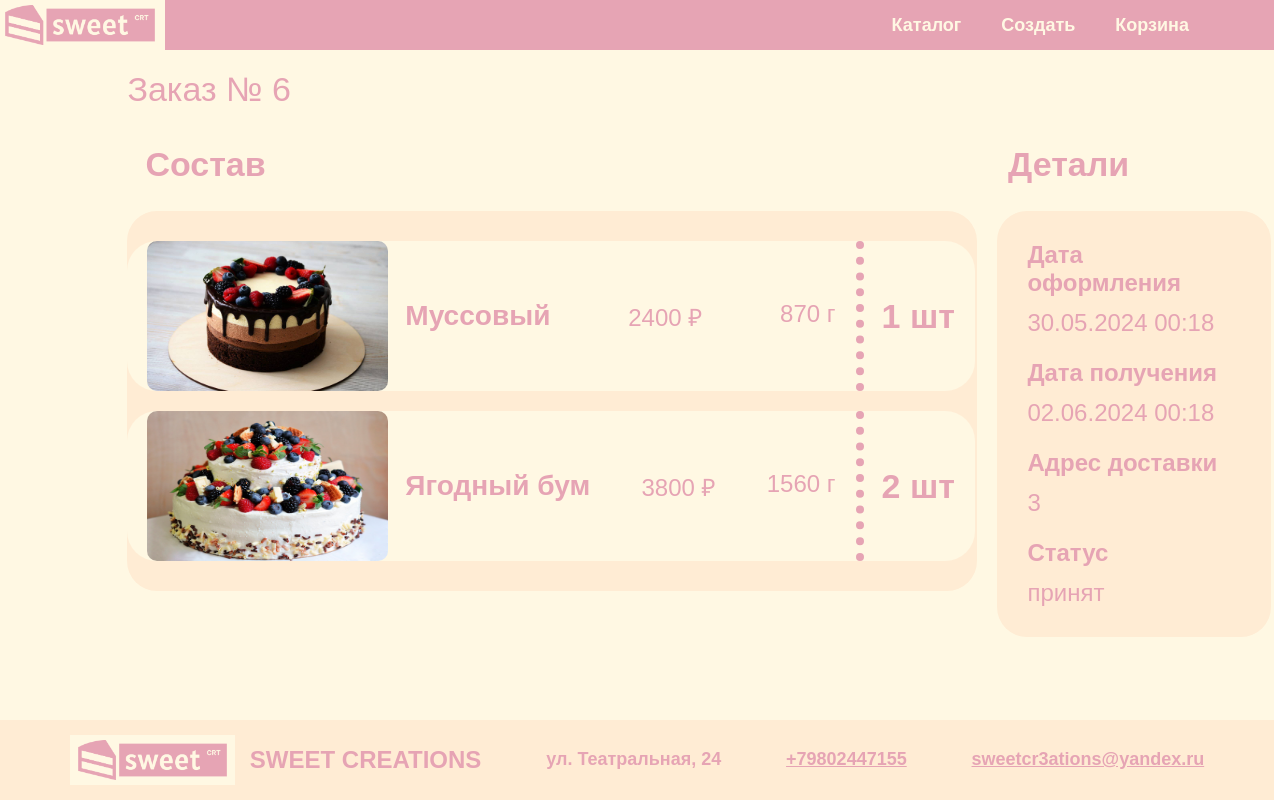
Screenshot of /order_details/6/ (signed in) with the database file from the repository.
### main/models.py (models this page shows, shortened)
class Order(models.Model):
    order_id = models.AutoField(db_column='order_ID', primary_key=True)
    date = models.TextField()
    delivery_date = models.TextField()
    price = models.FloatField()
    delivery_address = models.TextField()
    status = models.TextField()
    user = models.ForeignKey('User', models.DO_NOTHING, db_column='user_ID', null=True, blank=True)
    class Meta:
        db_table = 'Order'

class Cake(models.Model):
    cake_id = models.AutoField(db_column='cake_ID', primary_key=True)
    weight = models.IntegerField()
    cost = models.TextField()
    layers_count = models.IntegerField()
    text = models.TextField(blank=True, null=True)
    name = models.TextField(blank=True, null=True)
    constructor_image = models.TextField(blank=True, null=True)
    preview_image = models.TextField(blank=True, null=True)
    cake_size = models.ForeignKey('CakeSize', models.DO_NOTHING, db_column='cake_size_ID')
    cake_shape = models.ForeignKey('CakeShape', models.DO_NOTHING, db_column='cake_shape_ID')
    cake_coverage = models.ForeignKey('CakeCoverage', models.DO_NOTHING, db_column='cake_coverage_ID', default=4)
    cake_topping = models.ForeignKey('CakeTopping', models.DO_NOTHING, db_column='cake_topping_ID', default=4)
    cake_addition = models.ForeignKey('CakeAddition', models.DO_NOTHING, db_column='cake_addition_ID', default=5)
    cake_addition_perimeter = models.ForeignKey('CakeAddition', models.DO_NOTHING, db_column='cake_addition_ID_perimeter', related_name='cake_addition_perimeter', null=True, blank=True)
    is_users = models.BooleanField(default=False)
    class Meta:
        db_table = 'Cake'

### main/views.py (the view)
# urls.py: path('order_details/<int:order_id>/', order_details, name='order_details'),
@login_required
def order_details(request, order_id):
    order = get_object_or_404(Order, pk=order_id)
    order_contents = OrderContent.objects.filter(order=order)
    grouped_order_contents = {}
    for item in order_contents:
        if item.cake.pk in grouped_order_contents:
            grouped_order_contents[item.cake.pk]['quantity'] += 1
        else:
            grouped_order_contents[item.cake.pk] = {
                'cake': item.cake,
                'quantity': 1
            }
    return render(request, 'main/order_details.html', {
        'order': order,
        'order_contents': grouped_order_contents.values()
    })

### main/templatetags/custom_filters.py (called while the page is built)
@register.filter(name='format_date')
def format_date(value, date_format="%d.%m.%Y %H:%M"):
    if isinstance(value, datetime.datetime):
        return value.strftime(date_format)
    if isinstance(value, str):
        try:
            dt_value = datetime.datetime.fromisoformat(value)
            return dt_value.strftime(date_format)
        except ValueError:
            return value
    return value

### main/templates/main/order_details.html (shortened to what this page needs)
{% extends 'main/base.html' %}
{% load static %}
{% load custom_filters %}
{% block content %}
   <h1 class="order-number">
        <span>Заказ №</span>
        <span>{{ order.pk }}</span>
      </h1>
    <div class="order-details ">
      <section class="order-structure">
        <header class="order-header">
          <h2 class="order-title">Состав</h2>
        </header>
        <div class="order-items">
          {% for item in order_contents %}
          <article class="order-item">
            <div class="item-details">
              <img src="{% static item.cake.preview_image %}" alt="{{ item.cake.name }}"  />
              <div class="item-info">
                <h3 class="item-name">{{ item.cake.name }}</h3>
                <div class="item-price">{{ item.cake.cost }} ₽</div>
                <div class="item-price">{{ item.cake.weight }} г</div>
              </div>
            </div>
            <div class="item-quantity">
              <div class="quantity-divider"></div>
              <div class="quantity-value">{{ item.quantity }} шт</div>
            </div>
          </article>
          {% endfor %}
        </div>
      </section>
      <aside class="order-summary">
        <h2 class="summary-title">Детали</h2>
        <div class="summary-details">
          <div class="summary-label">Дата оформления</div>
          <div class="summary-value">{{ order.date|format_date }}</div>
          <div class="summary-label summary-label-spacing">Дата получения</div>
          <div class="summary-value">{{ order.delivery_date|format_date }}</div>
          <div class="summary-label summary-label-spacing">Адрес доставки</div>
          <div class="summary-value">{{ order.delivery_address }}</div>
          <div class="summary-label summary-label-spacing">Статус</div>
          <div class="summary-value">{{ order.status }}</div>
        </div>
      </aside>
    </div>
{% endblock %}

### main/static/main/style/main.css (style rules this page uses)
:root { --hover-color: rgba(255, 255, 255, 0.4);; --hover-color2: #f8e7e0; }
body { background-color: #fff8e3; display: flex; flex-direction: column; justify-content: space-between; }
html, body { margin: 0; padding: 0; height: 100%; width: 100%; }

### main/static/main/style/order_details.css (style rules this page uses)
.order-details { align-self: center; justify-self: center; display: flex; justify-content: space-around; width: 80%; justify-content: space-between; color: #e6a4b4; mix-blend-mode: normal; }
.order-details .order-structure { display: flex; flex-direction: column; gap: 20px; font-weight: 900; }
.order-details .order-header { align-self: start; display: flex; flex-direction: column; gap: 20px; }
.order-number { font: 34px/56% Roboto Flex, sans-serif; margin-left: 10%; margin-top: 80px; color: #e6a4b4; }
.order-details .order-title { margin-top: 35px; margin-left: 15%; margin-bottom: 0; gap: 0; font: 900 34px/42% Roboto Flex, sans-serif; }
.order-details .order-items { border-radius: 30px; background-color: #FFECD4; display: flex; margin-top: 20px; width: 850px; max-width: 100%; flex-direction: column; gap: 20px; padding: 30px 0px; }
.order-details .order-item { border-radius: 30px; background-color: #fff8e3; display: flex; max-height: 200px; gap: 20px; padding: 0 20px 0 20px; max-width: 95%; max-height: 150px; justify-content: space-between; }
.order-details .item-details { display: flex; gap: 17px; font-size: 34px; flex-grow: 1; flex-basis: auto; }
.order-details .item-details img { width: 35%; height: 100%; border-radius: 10px; }
.order-details .item-info { display: flex; flex-direction: row; gap: 20px; flex-grow: 1; flex-basis: 0; width: fit-content; margin: auto 0; font-size: 24px; justify-content: space-between; }
.order-details .item-name { font-family: Roboto Flex, sans-serif; gap: 0; margin: 0 0; max-width: 100%; }
.order-details .item-price { font-family: Roboto Flex, sans-serif; font-weight: 400; gap: 0; max-width: 100%; }
.order-details .item-quantity { display: flex; gap: 18px; font-size: 34px; }
.order-details .quantity-divider { border-left: 8px dotted #e6a4b4; max-height: 100%; }
.order-details .quantity-value { font-family: Roboto Flex, sans-serif; gap: 0; flex-grow: 1; flex-basis: auto; margin: auto 0; }
.order-details .order-summary { display: flex; flex-direction: column; gap: 20px; padding: 0 20px; padding-top: 35px; }
.order-details .summary-title { margin-top: 0; margin-bottom: 0; margin-left: 5%; align-self: start; gap: 0; font: 900 34px/42% Roboto Flex, sans-serif; }
.order-details .summary-details { border-radius: 30px; background-color: #FFECD4; display: flex; margin-top: 20px; flex-direction: column; align-items: start; gap: 12px; font-size: 24px; font-weight: 700; padding: 30px; min-width: 100%; }
.order-details .summary-label { font-family: Roboto Flex, sans-serif; }
.order-details .summary-value { font: 400 24px Roboto Flex, sans-serif; }
.order-details .summary-label-spacing { font-family: Roboto Flex, sans-serif; margin-top: 10px; }

### main/static/main/style/catalog.css (style rules this page uses)
:root { --hover-color: rgba(255, 255, 255, 0.4);; --hover-color2: #f8e7e0; --color2: rgb(251, 233, 223); }

### rows the page displays
Order: pk "6", date "30.05.2024 00:18", delivery_date "02.06.2024 00:18", delivery_address "3", status "принят"
Cake: shows a picture, cake.name "Муссовый", cake.cost "2400", cake.weight "870", quantity "1"
Cake: shows a picture, cake.name "Ягодный бум", cake.cost "3800", cake.weight "1560", quantity "2"
